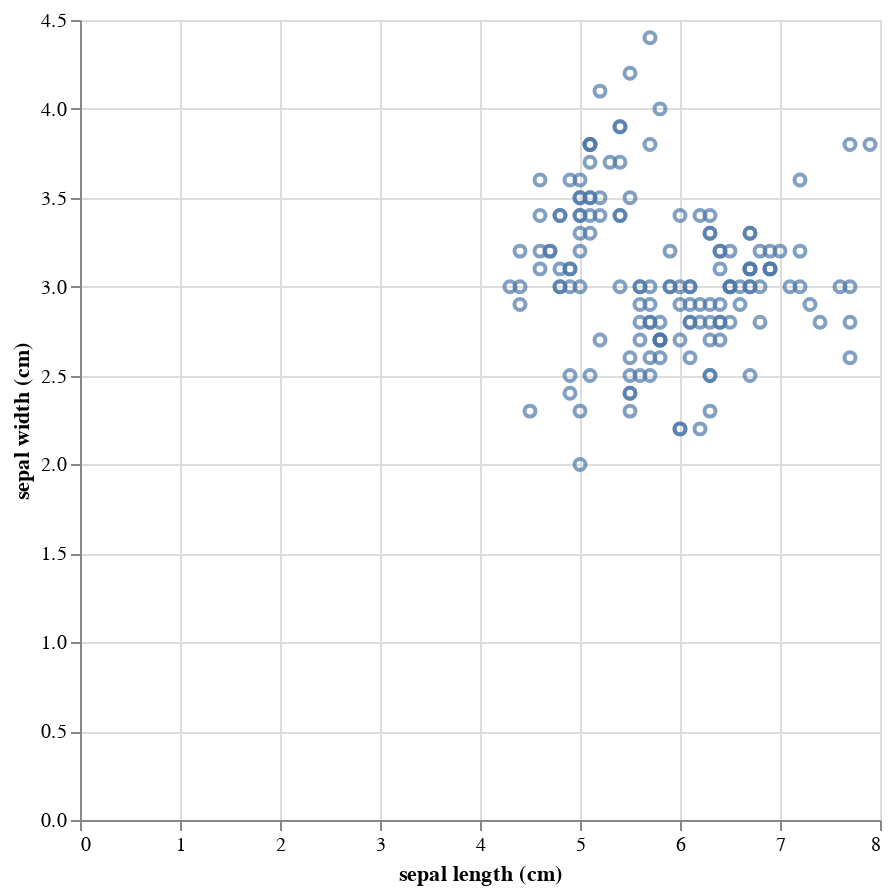

The cell this chart's notebook holds for it:
### Code cell
# altair
scatter = alt.Chart(df_iris).mark_point().encode(
    x='sepal length (cm)',
    y='sepal width (cm)',
)
scatter.properties(
    width=400,
    height=400
).interactive()

### Figure 1 — Vega-Lite specification as saved in the notebook (floating-point values rounded to 4 significant figures; data arrays with more than 128 entries replaced by an {"elided": "..."} marker saying what was removed)
{"config": {"view": {"continuousWidth": 400, "continuousHeight": 300}}, "data": {"name": "data-c508e83522cf5086547ab1ed5419d11b"}, "mark": "point", "encoding": {"x": {"field": "sepal length (cm)", "type": "quantitative"}, "y": {"field": "sepal width (cm)", "type": "quantitative"}}, "height": 400, "selection": {"selector002": {"type": "interval", "bind": "scales", "encodings": ["x", "y"]}}, "width": 400, "$schema": "https://vega.github.io/schema/vega-lite/v4.17.0.json", "datasets": {"data-c508e83522cf5086547ab1ed5419d11b": {"elided": "150 records"}}}
